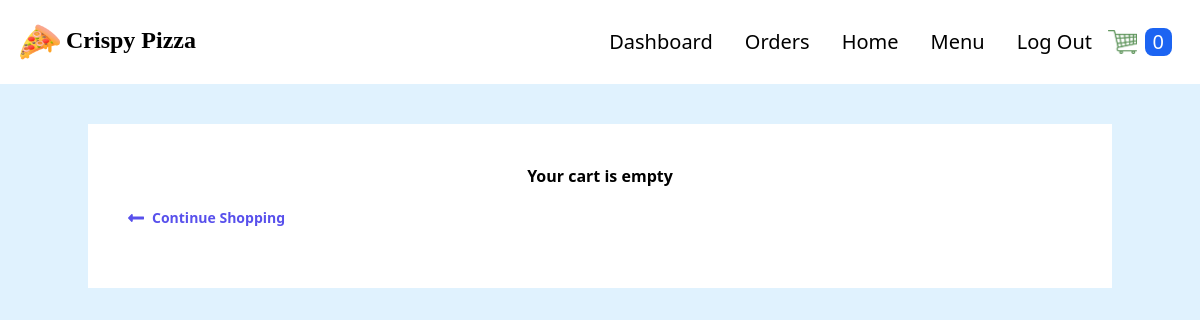
/cart/ (signed in), run on an earlier commit of the app's database.
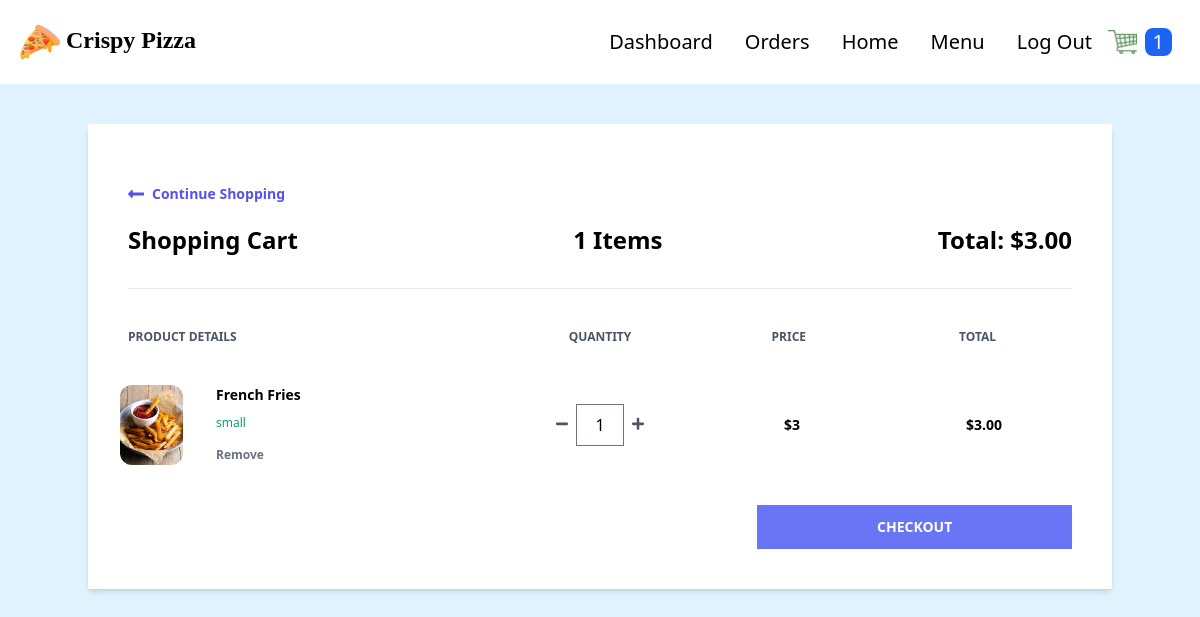
And on a later commit of the database.
### order/models.py (models this page shows, shortened)
class Order(models.Model):
    PAYMENT_CHOICES = (
        ("cash", "cash"),
        ("online", "online")
        )
    DELIVERY_CHOICES = (
        ("delivery", "delivery"),
        ("carryout", "carryout")
    )
    transaction_id = models.UUIDField(
        primary_key=True, default=uuid.uuid4, editable=True)
    customer = models.ForeignKey(
        Customer, on_delete=models.CASCADE)
    date_ordered = models.DateTimeField(auto_now_add=True)
    date_modified = models.DateTimeField(auto_now=True)
    complete = models.BooleanField(default=False)
    paid = models.BooleanField(default=False)
    payment_method = models.CharField(max_length=10, choices=PAYMENT_CHOICES)
    delivery_method = models.CharField(max_length=10, choices=DELIVERY_CHOICES)
    coupon = models.ForeignKey(
        'Coupon', on_delete=models.SET_NULL, blank=True, null=True)
    @property
    def get_cart_subtotal(self):
        order_items = self.orderitem_set.all()
        total = sum([item.get_total for item in order_items])
        return total
    get_cart_subtotal.fget.short_description = 'Subtotal'
    @property
    def get_cart_total(self):
        total = self.get_cart_subtotal
        if self.coupon:
            total = total - self.get_coupon_value
        return total
    get_cart_total.fget.short_description = 'Total'
    @property
    def get_cart_items(self):
        order_items = self.orderitem_set.all()
        total = sum([item.quantity for item in order_items])
        return total
    get_cart_items.fget.short_description = '# Items'
    @property
    def get_coupon_value(self):
        if self.coupon:
            if self.coupon.discount_type == "Percent":
                coupon_value = self.get_cart_subtotal*self.coupon.discount_amount//100
            else:
                coupon_value = self.coupon.discount_amount
        else:
            coupon_value = None
        return coupon_value
    get_coupon_value.fget.short_description = 'Coupon'

class OrderItem(models.Model):
    product = models.ForeignKey(
        Product, on_delete=models.SET_NULL, blank=True, null=True)
    order = models.ForeignKey(
        Order, on_delete=models.CASCADE, null=True, blank=True)
    variation = models.ForeignKey(
        ProductVariant, on_delete=models.SET_NULL, blank=True, null=True)
    quantity = models.IntegerField(default=0, null=True, blank=True)
    date_added = models.DateTimeField(auto_now_add=True)
    @property
    def get_total(self):
        if self.product.has_variants:
            total = self.variation.price * self.quantity
        else:
            total = self.product.price * self.quantity
        return total
    get_total.fget.short_description = 'Total'

### store/models.py (models this page shows, shortened)
class Product(models.Model):
    id = models.UUIDField(primary_key=True, default=uuid.uuid4, editable=False)
    name = models.CharField(max_length=100)
    price = models.PositiveIntegerField(blank=True, null=True)
    desc = models.TextField(max_length=500)
    image = models.ImageField(blank=True, upload_to='images')
    created_at = models.DateField(auto_now_add=True)
    updated_at = models.DateField(auto_now=True)
    product_category = models.ForeignKey(
        "Category", on_delete=models.CASCADE, null=True, blank=True)
    def image_tag(self):
        return mark_safe(f'<img src="{self.image.url}" width="100" height="100" />')
    image_tag.short_description = 'Image'
    @property
    def has_variants(self):
        if self.productvariant_set.count() > 0:
            return True
        else:
            return False

class ProductVariant(models.Model):
    title = models.CharField(max_length=100, blank=True, null=True)
    product = models.ForeignKey(Product, on_delete=models.CASCADE)
    size = models.ForeignKey(Size, on_delete=models.CASCADE)
    price = models.PositiveIntegerField()

class Size(models.Model):
    name = models.CharField(max_length=20, blank=True, null=True)

### order/views.py (the view)
# urls.py: path('cart/', views.cart, name='cart'),
def cart(request):
    if request.user.is_authenticated:
        customer = request.user.customer
    else:
        customer, created = Customer.objects.get_or_create(
            device=request.COOKIES['device'])
    customer_order = Order.objects.filter(
        customer=customer, complete=False)
    if customer_order.exists():
        customer_items = OrderItem.objects.filter(
            order_id__in=customer_order).order_by("product__name", "-variation__size")
        customer_order = customer_order[0]
    else:
        customer_order, customer_items = None, None
    context = {
        "order": customer_order,
        "items": customer_items,
    }
    return render(request, 'order/cart.html', context)

### store/context_processors.py (called while the page is built, shortened)
def get_cart_quantity(request):
    if request.user.is_authenticated:
        try:
            customer = request.user.customer
        except:
            number_of_items = 0
    try:
        customer_order = Order.objects.filter(
            customer=customer, complete=False)[0]
        number_of_items = customer_order.get_cart_items
    except:
        number_of_items = 0
    finally:
        return {
            'cart_quantity': number_of_items
        }

### order/templates/order/cart.html (shortened to what this page needs)
{% extends 'store/base.html' %} {% block content %} {% if not items %}
<div class="container mx-auto mt-10">
  <div class="w-full bg-white px-10 py-10 text-center">
    <h2 class="font-bold">Your cart is empty</h2>
    <div>
      <a
        href="{% url 'store:products' %}"
        class="flex font-semibold text-indigo-600 text-sm my-5 w-1/4"
      >
        <svg
          class="fill-current mr-2 text-indigo-600 w-4"
          viewBox="0 0 448 512"
        >
          <path
            d="M134.059 296H436c6.627 0 12-5.373 12-12v-56c0-6.627-5.373-12-12-12H134.059v-46.059c0-21.382-25.851-32.09-40.971-16.971L7.029 239.029c-9.373 9.373-9.373 24.569 0 33.941l86.059 86.059c15.119 15.119 40.971 4.411 40.971-16.971V296z"
          />
        </svg>
        Continue Shopping
      </a>
    </div>
  </div>
</div>
{% else %}
<div class="container mx-auto mt-10">
  <div class="flex flex-col shadow-md my-10">
    <div class="w-full bg-white px-10 py-10">
      <a
        href="{% url 'store:products' %}"
        class="flex font-semibold text-indigo-600 text-sm my-5 w-1/4"
      >
        <svg
          class="fill-current mr-2 text-indigo-600 w-4"
          viewBox="0 0 448 512"
        >
          <path
            d="M134.059 296H436c6.627 0 12-5.373 12-12v-56c0-6.627-5.373-12-12-12H134.059v-46.059c0-21.382-25.851-32.09-40.971-16.971L7.029 239.029c-9.373 9.373-9.373 24.569 0 33.941l86.059 86.059c15.119 15.119 40.971 4.411 40.971-16.971V296z"
          />
        </svg>
        Continue Shopping
      </a>
      <div class="flex justify-between border-b pb-8">
        <h1 class="font-semibold text-2xl">Shopping Cart</h1>
        <h2 class="font-semibold text-2xl">{{order.get_cart_items}} Items</h2>
        <h2 class="font-semibold text-2xl">
          Total: ${{order.get_cart_subtotal|floatformat:2}}
        </h2>
      </div>
      <div class="flex mt-10 mb-5">
        <h3 class="font-semibold text-gray-600 text-xs uppercase w-2/5">
          Product Details
        </h3>
        <h3
          class="font-semibold text-center text-gray-600 text-xs uppercase w-1/5 text-center"
        >
          Quantity
        </h3>
        <h3
          class="font-semibold text-center text-gray-600 text-xs uppercase w-1/5 text-center"
        >
          Price
        </h3>
        <h3
          class="font-semibold text-center text-gray-600 text-xs uppercase w-1/5 text-center"
        >
          Total
        </h3>
      </div>
      {% for item in items %}
      <div class="flex items-center hover:bg-gray-100 -mx-8 px-6 py-5">
        <div class="flex w-2/5">
          <div class="w-20">
            <img
              class="h-20 rounded-xl"
              src="{{item.product.image.url}}"
              alt=""
            />
          </div>
          <div class="flex flex-col justify-between ml-4 flex-grow">
            <span class="font-bold text-sm">{{ item.product.name|title }}</span>
            <span class="text-green-500 text-xs"
              >{{item.variation.size.name}}</span
            >
            <form
              action="{% url 'order:remove-from-cart' item.id %}"
              method="post"
            >
              <button
                type="submit"
                class="font-semibold hover:text-red-500 text-gray-500 text-xs"
              >
                Remove
              </button>
            </form>
          </div>
        </div>
        <div
          class="flex justify-center items-center w-1/5 individual-container"
        >
          <form
            action="{% url 'order:reduce-product-quantity' item.pk %}"
            method="post"
          >
            <button type="submit">
              <svg class="fill-current text-gray-600 w-3" viewBox="0 0 448 512">
                <path
                  d="M416 208H32c-17.67 0-32 14.33-32 32v32c0 17.67 14.33 32 32 32h384c17.67 0 32-14.33 32-32v-32c0-17.67-14.33-32-32-32z"
                />
              </svg>
            </button>
          </form>
          <input
            class="quantity mx-2 border text-center w-12"
            type="number"
            value="{{item.quantity}}"
            min="1"
            oninput="validity.valid||(value='');"
            id="{{item.pk}}"
          />
          <form
            action="{% url 'order:increase-product-quantity' item.pk %}"
            method="post"
          >
            <button type="submit">
            </button>
          </form>
        </div>
        <h1 class="text-center w-1/5 font-semibold text-sm">
          ${% firstof item.variation.price item.product.price %}
        </h1>
        <span class="text-center w-1/5 font-semibold text-sm"
          >${{item.get_total|floatformat:2}}</span
        >
      </div>
      {% endfor %}
      <div class="mt-5">
        <form action="{% url 'order:checkout' %}" method="POST">
          <button
            type="submit"
            class="bg-indigo-500 font-semibold hover:bg-indigo-600 py-3 text-sm text-white uppercase w-1/3 flex items-center justify-center ml-auto"
          >
            Checkout
          </button>
        </form>
      </div>
    </div>
  </div>
</div>
{% endif %}
{% endblock %}

### store/templates/store/base.html (shortened to what this page needs)
{% load static %}
<!DOCTYPE html>
<html lang="en">
  <head>
    <link rel="stylesheet" href="{% static 'store/src/styles.css' %}" />
    <link rel="stylesheet" href="{% static 'store/src/customStyles.css' %}" />
    <link
      rel="stylesheet"
      href="//cdnjs.cloudflare.com/ajax/libs/timepicker/1.3.5/jquery.timepicker.min.css"
    />
  </head>
  <body class="m-0 p-0 bg-sky-100">
    <nav class="p-5 flex bg-white">
      <div class="flex justify-between items-center">
        <a href="{% url 'store:products' %}">
          <span class="text-2xl font-[Poppins] cursor-pointer font-semibold">
            <img
              class="h-10 inline"
              src="{% static 'store/images/pizza.png' %}"
            />
            Crispy Pizza
          </span>
        </a>
      </div>
      {% with request.resolver_match.url_name as url_name %}
      <ul class="flex ml-auto items-center">
        {% if user.is_superuser %}
        <li
          class="text-xl mx-4 hover:text-cyan-500 duration-500 {% if url_name == 'dashboard' %} text-cyan-500 {% endif %}"
        >
          <a href="{% url 'store:dashboard' %}">Dashboard</a>
        </li>
        {% endif %}
        {% if user.is_authenticated %}
        <li
          class="text-xl mx-4 hover:text-cyan-500 duration-500 {% if url_name == 'my_orders' %} text-cyan-500 {% endif %}"
        >
          <a href="{% url 'users:my_orders' %}">Orders</a>
        </li>
        {% endif %}
        <li
          class="text-xl mx-4 hover:text-cyan-500 duration-500 {% if url_name == 'products' %} text-cyan-500 {% endif %}"
        >
          <a href="{% url 'store:products' %}">Home</a>
        </li>
        <li id="menu" class="text-xl">
          <div class="dropdown inline-block relative">
            <button
              class="hover:text-cyan-500 py-2 px-4 inline-flex items-center {% if url_name in 'pizzas, drinks, sides' %} text-cyan-500 {% endif %}"
            >
              Menu
            </button>
          </div>
        </li>
        {% if user.is_authenticated %}
        <li class="text-xl mx-4 hover:text-cyan-500 duration-500">
          <a href="{% url 'users:logout' %}">Log Out</a>
        </li>
        {% endif %}
        <li>
          <a href="{% url 'order:cart' %}">
            <img
              class="h-6"
              src="{% static 'store/images/cart.png' %}"
              alt="cart"
            />
          </a>
        </li>
        <li class="p-2">
          <div class="bg-blue-600 rounded-lg px-2">
            <p class="cart-count text-xl text-white">{{cart_quantity}}</p>
          </div>
        </li>
      </ul>
      {% endwith %}
    </nav>
    {% block content %} {% endblock %}
  </body>
</html>

What changed in the data, as far as the page shows it:
added Order: get_cart_items "1", get_cart_subtotal "3.00"
added OrderItem: product.image (picture), product.name "French Fries", variation.size.name "small", quantity "1", variation.price "3", get_total "3.00"
Also different on the page:
{{ cart_quantity }}: "0" → "1"
text no longer shown: "Your cart is empty"
text now shown: "Shopping Cart Items Total: $ PRODUCT DETAILS QUANTITY PRICE TOTAL CHECKOUT"
